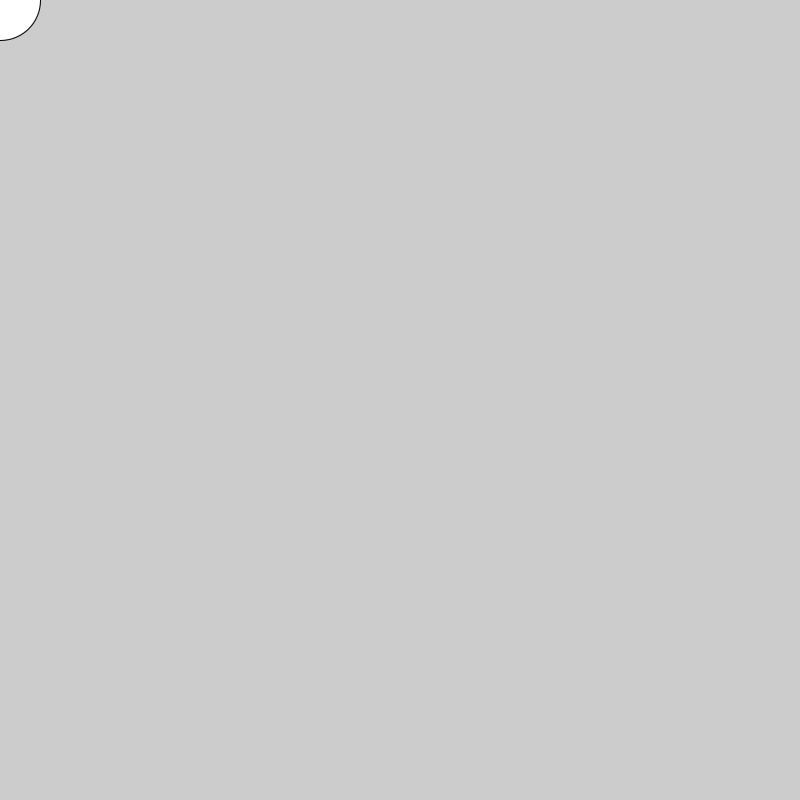
Frame 1 (no input)
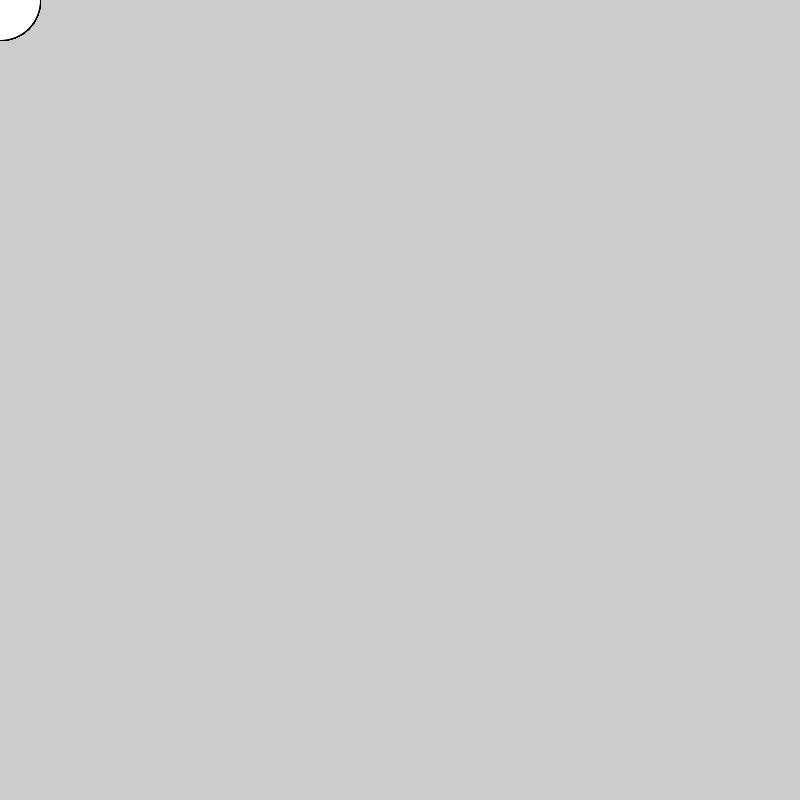
Frame 60 (the mouse pressed at the canvas centre just before this capture)
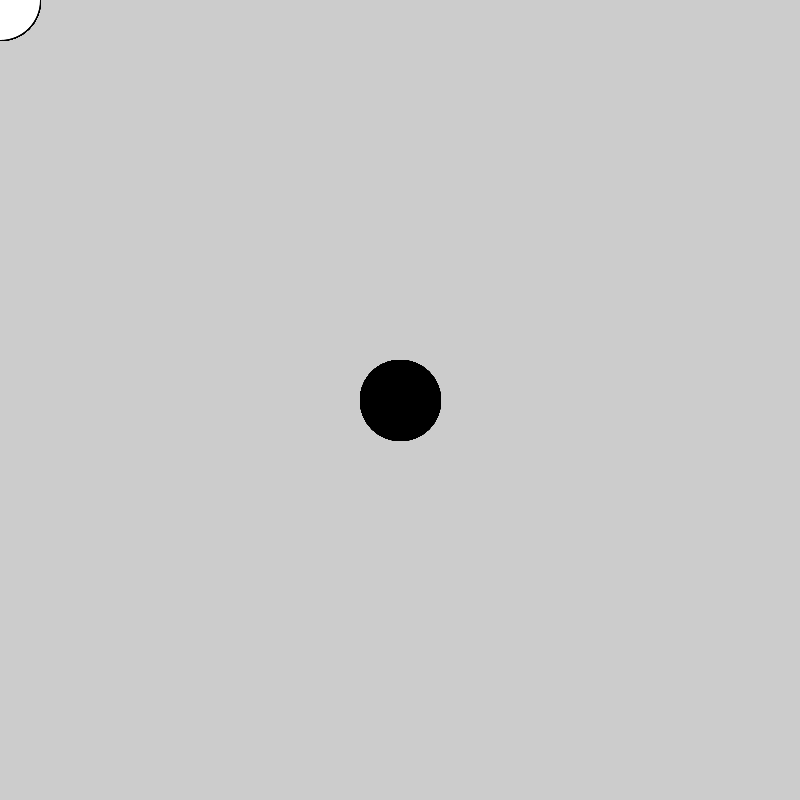
Frame 120 (the mouse held since frame 60 and released just before this capture)

The Processing sketch that drew these frames (run headless with seeded random() and noise(); from frame 60 on, the mouse is pressed at the canvas centre):

// Processing sketch: variables
// ── variables.pde

/*Processing is a statically and strongly typed language

Statically typed languages:
- every variable is bound to a data type when it is compiled.

 in a weakly typed language variables can be implicitly coerced to unrelated types - in a strongly typed language explicit conversion is required.)
*/
int myInteger = 150; //for integers (without a decimal)
int bckgrnd = myInteger;
float myFloat = 3.14; //for decimal numbers
String myWord = "one hundred"; //2 quotation marks
char myLetter = 'o'; //for storing alpha-numeric symbols - one quotation mark
boolean myBool = true; //true or false
byte myByte = -17; //values between -128 and 128. integers only

void setup(){
  size(800, 800);
  
  //bckgrnd = "100"; //this wont work
  bckgrnd = int("100"); //this will work
  bckgrnd = int("one hundred"); //this wont work in the way you want it to
  print(bckgrnd);
}

void draw(){
  if (mousePressed){
    //background(bckgrnd);
    fill(0);
  }
  else {
    fill(255);
  }
  ellipse(mouseX, mouseY, 80, 80);
  
 
}
